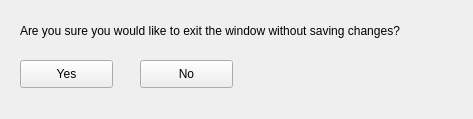
<?xml version="1.0" encoding="UTF-8"?>
<ui version="4.0">
 <class>Form</class>
 <widget class="QWidget" name="Form">
  <property name="geometry">
   <rect>
    <x>0</x>
    <y>0</y>
    <width>473</width>
    <height>119</height>
   </rect>
  </property>
  <property name="windowTitle">
   <string>Form</string>
  </property>
  <widget class="QLabel" name="label">
   <property name="geometry">
    <rect>
     <x>20</x>
     <y>20</y>
     <width>421</width>
     <height>21</height>
    </rect>
   </property>
   <property name="text">
    <string>Are you sure you would like to exit the window without saving changes?</string>
   </property>
  </widget>
  <widget class="QPushButton" name="pushButton">
   <property name="geometry">
    <rect>
     <x>20</x>
     <y>60</y>
     <width>93</width>
     <height>28</height>
    </rect>
   </property>
   <property name="text">
    <string>Yes</string>
   </property>
  </widget>
  <widget class="QPushButton" name="pushButton_2">
   <property name="geometry">
    <rect>
     <x>140</x>
     <y>60</y>
     <width>93</width>
     <height>28</height>
    </rect>
   </property>
   <property name="text">
    <string>No</string>
   </property>
  </widget>
 </widget>
 <resources/>
 <connections/>
</ui>
